Frame 1 (no input): blank canvas, image omitted
Frame 60 (the mouse pressed at the canvas centre just before this capture): blank canvas, image omitted
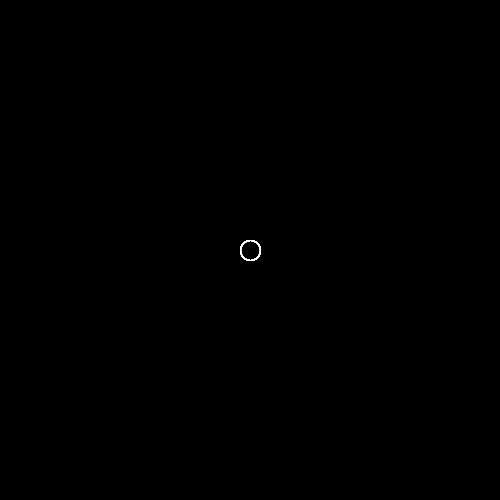
Frame 120 (the mouse held since frame 60 and released just before this capture)

The Processing sketch whose frames 1 and 60 were blank and that drew this single picture after the mouse press (run headless with seeded random() and noise(); from frame 60 on, the mouse is pressed at the canvas centre):

// Processing sketch: P01_MousePressed
// ── P01_MousePressed.pde
// IxD Hof Creative Coding Class 2012
// http://ixd-hof.de
// This work is licensed under a Creative Commons Attribution-NonCommercial-ShareAlike 3.0 Unported License.

// Simple mouse interaction

void setup()
{
  size(500, 500);
  background(0);
  
  noFill();
  stroke(255);
}

void draw() {
  // If the left mouse button is pressed
  if (mousePressed == true) {
    // draw an ellipse at the mouse coordinates
    ellipse(mouseX, mouseY, 20, 20);
  }
  else
  {
    // clear the background
    background(0); 
  }
}
